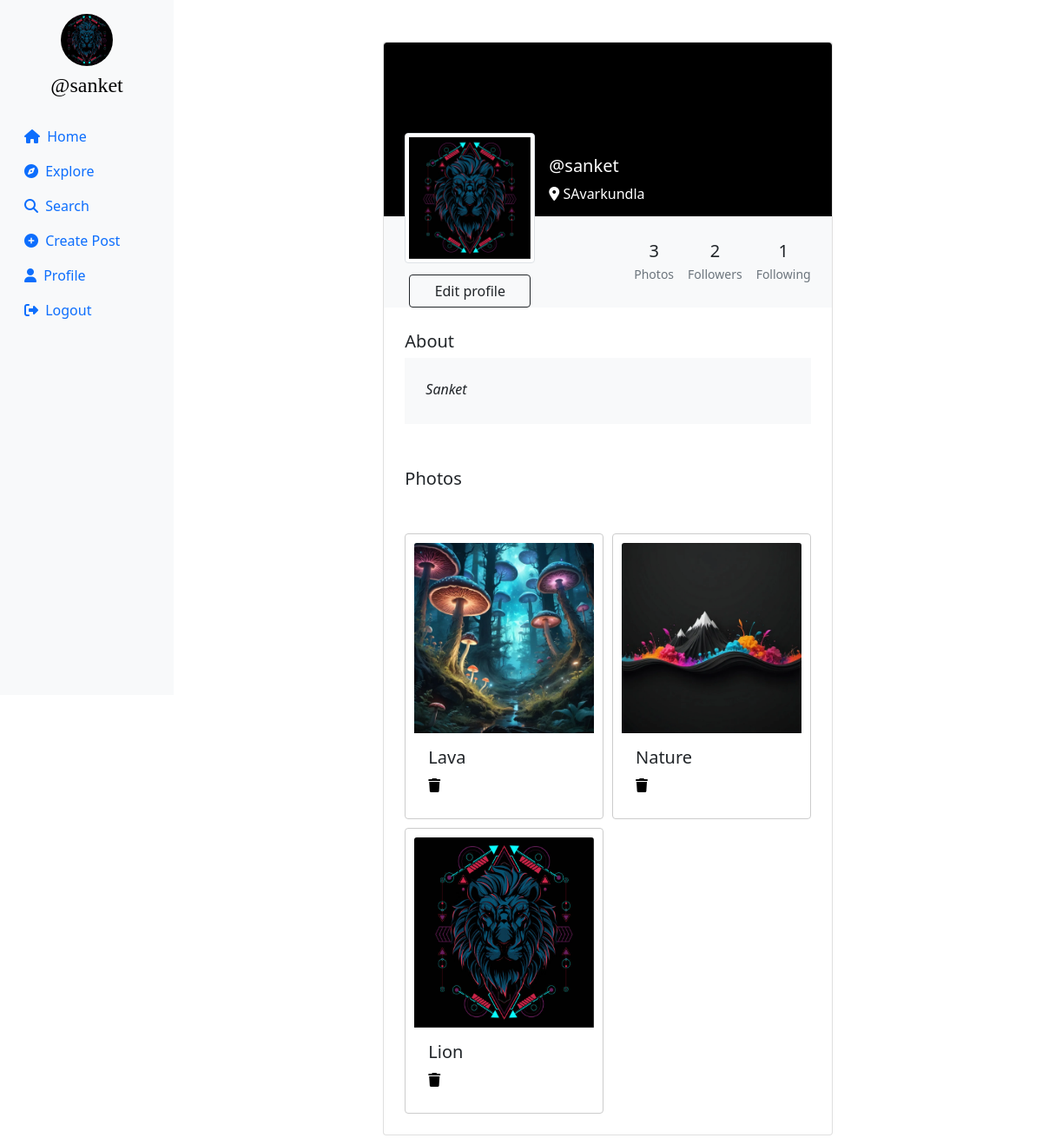
The page /profile/sanket (signed in) on the database its author committed.
### userauth/models.py (models this page shows, shortened)
class Profile(models.Model):
    user = models.ForeignKey(User, on_delete=models.CASCADE)
    id_user = models.IntegerField(primary_key=True, default=0)
    bio = models.TextField(blank=True, default='')
    profileimg = models.ImageField(upload_to='profile_images', default='blank-profile-picture.png')
    location = models.CharField(max_length=100, blank=True, default='')

class Post(models.Model):
    id = models.UUIDField(primary_key=True, default=uuid.uuid4)
    user = models.CharField(max_length=100)
    image = models.ImageField(upload_to='post_images')
    caption = models.TextField()
    created_at = models.DateTimeField(default=datetime.now)
    no_of_likes = models.IntegerField(default=0)

### userauth/views.py (the view)
# urls.py: path('profile/<str:id_user>', views.profile),
@login_required(login_url='/loginn')
def profile(request,id_user):
    user_object = User.objects.get(username=id_user)
    print(user_object)
    profile = Profile.objects.get(user=request.user)
    user_profile = Profile.objects.get(user=user_object)
    user_posts = Post.objects.filter(user=id_user).order_by('-created_at')
    user_post_length = len(user_posts)
    follower = request.user.username
    user = id_user
    if Followers.objects.filter(follower=follower, user=user).first():
        follow_unfollow = 'Unfollow'
    else:
        follow_unfollow = 'Follow'
    user_followers = len(Followers.objects.filter(user=id_user))
    user_following = len(Followers.objects.filter(follower=id_user))
    context = {
        'user_object': user_object,
        'user_profile': user_profile,
        'user_posts': user_posts,
        'user_post_length': user_post_length,
        'profile': profile,
        'follow_unfollow':follow_unfollow,
        'user_followers': user_followers,
        'user_following': user_following,
    }
    if request.user.username == id_user:
        if request.method == 'POST':
            if request.FILES.get('image') == None:
             image = user_profile.profileimg
             bio = request.POST['bio']
             location = request.POST['location']
             user_profile.profileimg = image
             user_profile.bio = bio
             user_profile.location = location
             user_profile.save()
            if request.FILES.get('image') != None:
             image = request.FILES.get('image')
             bio = request.POST['bio']
             location = request.POST['location']
             user_profile.profileimg = image
             user_profile.bio = bio
             user_profile.location = location
             user_profile.save()
            return redirect('/profile/'+id_user)
        else:
            return render(request, 'profile.html', context)
    return render(request, 'profile.html', context)

### templates/profile.html (shortened to what this page needs)
{% load static %}
<!DOCTYPE html>
<html lang="en">
<head>
    <link rel="stylesheet" href="https://maxcdn.bootstrapcdn.com/bootstrap/4.5.2/css/bootstrap.min.css">
    <link href="https://cdn.jsdelivr.net/npm/bootstrap@5.0.2/dist/css/bootstrap.min.css" rel="stylesheet"
>
    <link rel="stylesheet" href="{% static 'css/app.css' %}">
</head>
<body>
    {% load static %}
    <div class="container-fluid">
        <div class="row">
            <nav class="col-md-2 d-none d-md-block sidebar" style="position: fixed;">
                <div class="text-center mt-3">
                    <img src="{{profile.profileimg.url}}" alt="Profile Picture" class="profile-pic">
                    <h4 class="mt-2" style="font-family:cursive;"><a href="/profile/{{user}}" style="text-decoration:none;">@{{user}}</a></h4>
                </div>
                <ul class="nav flex-column mt-4">
                    <li class="nav-item">
                        <a class="nav-link active" href="/">
                            <i class="fa-solid fa-house mr-1"></i> Home
                        </a>
                    </li>
                    <li class="nav-item">
                        <a class="nav-link" href="/explore">
                            <i class="fa-solid fa-compass mr-1"></i> Explore
                        </a>
                    </li>
                    <li class="nav-item">
                        <a class="nav-link" href="#" data-bs-toggle="modal" data-bs-target="#exampleModal3">
                            <i class="fa-solid fa-magnifying-glass mr-1"></i> Search
                        </a>
                    </li>
                    <li class="nav-item">
                        <a class="nav-link" href="#" data-bs-toggle="modal" data-bs-target="#exampleModal2"
                            data-bs-whatever="@getbootstrap">
                            <i class="fa-solid fa-circle-plus mr-1"></i> Create Post
                        </a>
                    </li>
                    <li class="nav-item">
                        <a class="nav-link" href="/profile/{{user}}">
                            <i class="fa-solid fa-user mr-1"></i> Profile
                        </a>
                    </li>
                    <li class="nav-item">
                        <a class="nav-link" href="/logoutt">
                            <i class="fa-solid fa-right-from-bracket mr-1"></i> Logout
                        </a>
                    </li>
                </ul>
            </nav>
            {% load static %}
            <main role="main" class="col-md-9 ml-sm-auto col-lg-10 px-md-4">
                <section class="gradient-custom-2">
                    <div class="container py-5">
                        <div class="row d-flex justify-content-center align-items-center h-100">
                            <div class="col col-lg-9 col-xl-7">
                                <div class="card">
                                    <div class="rounded-top text-white d-flex flex-row"
                                        style="background:black; height:200px;">
                                        <div class="ms-4  d-flex flex-column" style="width: 150px; margin-top:5rem;">
                                            <img src="{{user_profile.profileimg.url}}" alt="Generic placeholder image"
                                                class="img-fluid img-thumbnail mt-4 mb-2"
                                                style="width: 150px; z-index: 1">
                                            {% if user == user_profile.user %}
                                            <button type="button" class="btn btn-outline-dark"
                                                data-mdb-ripple-color="dark" style="z-index: 1; margin: 5px;"
                                                data-bs-toggle="modal" data-bs-target="#exampleModal1"
                                                data-bs-whatever="@getbootstrap">
                                                Edit profile
                                            </button>
                                            {% endif %}
                                        </div>
                                        <div class="ms-3" style="margin-top: 130px;">
                                            <h5>@{{user_profile.user}}</h5>
                                            <p><i class="fa-solid fa-location-dot"></i> {{user_profile.location}}</p>
                                        </div>
                                    </div>
                                    <div class="p-4 text-black" style="background-color: #f8f9fa;">
                                        <div class="d-flex justify-content-end text-center py-1">
                                            <div>
                                                <p class="mb-1 h5">{{user_post_length}}</p>
                                                <p class="small text-muted mb-0">Photos</p>
                                            </div>
                                            <div class="px-3">
                                                <p class="mb-1 h5">{{user_followers}}</p>
                                                <p class="small text-muted mb-0">Followers</p>
                                            </div>
                                            <div>
                                                <p class="mb-1 h5">{{user_following}}</p>
                                                <p class="small text-muted mb-0">Following</p>
                                            </div>
                                        </div>
                                    </div>
                                    <div class="card-body p-4 text-black">
                                        <div class="mb-5">
                                            <p class="lead fw-normal mb-1">About</p>
                                            <div class="p-4" style="background-color: #f8f9fa;">
                                                <p class="font-italic mb-1">{{user_profile.bio}}</p>
                                            </div>
                                        </div>
                                        <div class="mb-5">
                                            <p class="lead fw-normal mb-1">Photos</p>
                                        </div>
                                        <div class="image-grid">
                                            {% for pos in user_posts %}
                                            <div class="card image-item">
                                                <img src="{{pos.image.url}}" class="card-img-top" alt="..."
                                                    style="width: 219px;height: 219px; margin: auto; ">
                                                <div class="card-body">
                                                    <h5 class="card-title">{{pos.caption}}</h5>
                                                    {% if user == user_profile.user %}
                                                        <a href=" /delete/{{pos.id}} ">
                                                        <i class="fa-solid fa-trash"></i></a>
                                                    {% endif %}
                                                </div>
                                            </div>
                                            {% endfor %}
                                        </div>
                                    </div>
                                </div>
                            </div>
                        </div>
                    </div>
                </section>
            </main>
        </div>
    </div>
</body>
</html>

### static/css/app.css (style rules this page uses)
.sidebar { background-color: #f8f9fa; height: 100vh; color: black; }
.profile-pic { width: 60px; height: 60px; border-radius: 50%; object-fit: cover; }
a { color: black; }

### templates/profile.html (style rules this page uses)
.sidebar { background-color: #f8f9fa; height: 100vh; color: black; }
.profile-pic { width: 60px; height: 60px; border-radius: 50%; object-fit: cover; }
a { color: black; }
.image-grid { display: grid; grid-template-columns: repeat(auto-fill, minmax(200px, 1fr)); gap: 10px; }
.image-item { border: 1px solid #ccc; padding: 10px; transition: all 0.3s ease-in-out; }
.image-item img { max-width: 100%; height: auto; }

### rows shown on the page
Profile: profileimg (picture), user "sanket", location "SAvarkundla", bio "Sanket"
Post: image (picture), caption "Lava"
Post: image (picture), caption "Nature"
Post: image (picture), caption "Lion"

### other values the page prints
{{ user }} "sanket"
{{ user_post_length }} "3"
{{ user_followers }} "2"
{{ user_following }} "1"
